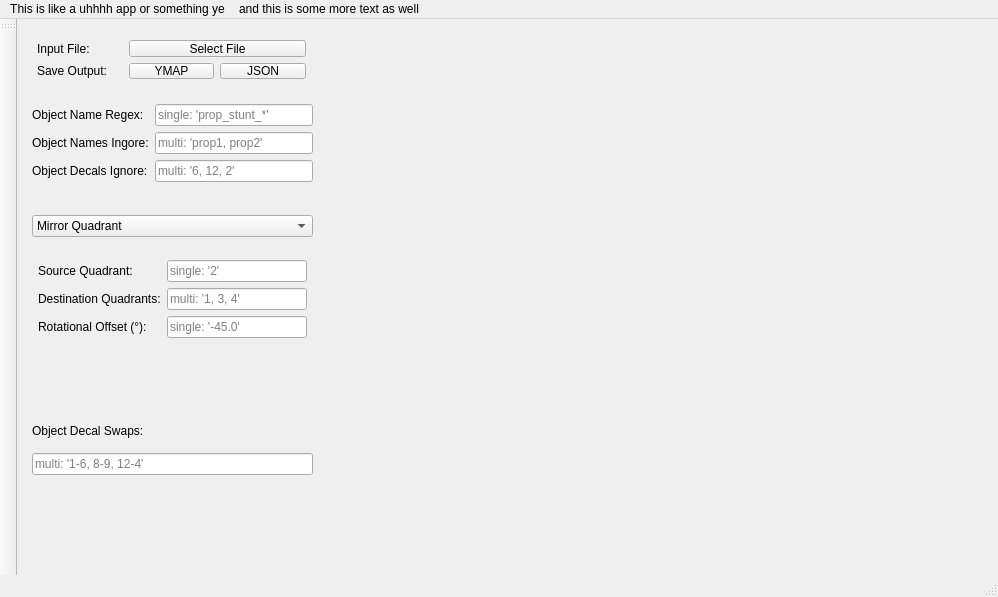
<?xml version="1.0" encoding="UTF-8"?>
<ui version="4.0">
 <class>EasyObjectsClass</class>
 <widget class="QMainWindow" name="EasyObjectsClass">
  <property name="geometry">
   <rect>
    <x>0</x>
    <y>0</y>
    <width>998</width>
    <height>597</height>
   </rect>
  </property>
  <property name="windowTitle">
   <string>EasyObjects</string>
  </property>
  <property name="toolTip">
   <string/>
  </property>
  <property name="inputMethodHints">
   <set>Qt::InputMethodHint::ImhNone</set>
  </property>
  <property name="unifiedTitleAndToolBarOnMac">
   <bool>false</bool>
  </property>
  <widget class="QWidget" name="centralWidget">
   <widget class="QWidget" name="formLayoutWidget">
    <property name="geometry">
     <rect>
      <x>10</x>
      <y>80</y>
      <width>291</width>
      <height>101</height>
     </rect>
    </property>
    <layout class="QFormLayout" name="formLayout">
     <property name="leftMargin">
      <number>5</number>
     </property>
     <property name="topMargin">
      <number>5</number>
     </property>
     <property name="rightMargin">
      <number>5</number>
     </property>
     <property name="bottomMargin">
      <number>5</number>
     </property>
     <item row="0" column="1">
      <widget class="QLineEdit" name="ObjectNameRegex">
       <property name="text">
        <string/>
       </property>
       <property name="placeholderText">
        <string>single: 'prop_stunt_*'</string>
       </property>
      </widget>
     </item>
     <item row="0" column="0">
      <widget class="QLabel" name="ObjectNameRegexLabel">
       <property name="text">
        <string>Object Name Regex:</string>
       </property>
      </widget>
     </item>
     <item row="1" column="0">
      <widget class="QLabel" name="ObjectNamesIgnoreLabel">
       <property name="text">
        <string>Object Names Ingore:</string>
       </property>
      </widget>
     </item>
     <item row="1" column="1">
      <widget class="QLineEdit" name="ObjectNamesIgnore">
       <property name="toolTip">
        <string extracomment="wow"/>
       </property>
       <property name="text">
        <string/>
       </property>
       <property name="placeholderText">
        <string>multi: 'prop1, prop2'</string>
       </property>
      </widget>
     </item>
     <item row="2" column="0">
      <widget class="QLabel" name="ObjectDecalsIgnoreLabel">
       <property name="text">
        <string>Object Decals Ignore:</string>
       </property>
      </widget>
     </item>
     <item row="2" column="1">
      <widget class="QLineEdit" name="ObjectDecalsIgnore">
       <property name="whatsThis">
        <string/>
       </property>
       <property name="text">
        <string/>
       </property>
       <property name="placeholderText">
        <string>multi: '6, 12, 2'</string>
       </property>
      </widget>
     </item>
    </layout>
   </widget>
   <widget class="QWidget" name="horizontalLayoutWidget">
    <property name="geometry">
     <rect>
      <x>10</x>
      <y>190</y>
      <width>291</width>
      <height>34</height>
     </rect>
    </property>
    <layout class="QHBoxLayout" name="horizontalLayout">
     <property name="spacing">
      <number>6</number>
     </property>
     <property name="leftMargin">
      <number>5</number>
     </property>
     <property name="topMargin">
      <number>5</number>
     </property>
     <property name="rightMargin">
      <number>5</number>
     </property>
     <property name="bottomMargin">
      <number>5</number>
     </property>
     <item>
      <widget class="QComboBox" name="ObjectCopyMode">
       <item>
        <property name="text">
         <string>Mirror Quadrant</string>
        </property>
       </item>
       <item>
        <property name="text">
         <string>Mirror Axes</string>
        </property>
       </item>
       <item>
        <property name="text">
         <string>Spin Rotate</string>
        </property>
       </item>
      </widget>
     </item>
    </layout>
   </widget>
   <widget class="QWidget" name="gridLayoutWidget">
    <property name="geometry">
     <rect>
      <x>9</x>
      <y>10</y>
      <width>291</width>
      <height>61</height>
     </rect>
    </property>
    <layout class="QGridLayout" name="gridLayout">
     <item row="0" column="0">
      <widget class="QLabel" name="label_7">
       <property name="text">
        <string>Input File:</string>
       </property>
      </widget>
     </item>
     <item row="1" column="0">
      <widget class="QLabel" name="label_8">
       <property name="text">
        <string>Save Output:</string>
       </property>
      </widget>
     </item>
     <item row="1" column="1">
      <widget class="QPushButton" name="SaveYmap">
       <property name="text">
        <string>YMAP</string>
       </property>
      </widget>
     </item>
     <item row="1" column="2">
      <widget class="QPushButton" name="SaveJson">
       <property name="text">
        <string>JSON</string>
       </property>
      </widget>
     </item>
     <item row="0" column="1" colspan="2">
      <widget class="QPushButton" name="SelectFile">
       <property name="autoFillBackground">
        <bool>false</bool>
       </property>
       <property name="text">
        <string>Select File</string>
       </property>
      </widget>
     </item>
    </layout>
   </widget>
   <widget class="QWidget" name="verticalLayoutWidget_2">
    <property name="geometry">
     <rect>
      <x>309</x>
      <y>9</y>
      <width>561</width>
      <height>531</height>
     </rect>
    </property>
    <layout class="QVBoxLayout" name="verticalLayout_2">
     <item>
      <widget class="QCustomPlot" name="ObjectPlot" native="true"/>
     </item>
    </layout>
   </widget>
   <widget class="QStackedWidget" name="stackedWidget">
    <property name="geometry">
     <rect>
      <x>10</x>
      <y>230</y>
      <width>291</width>
      <height>151</height>
     </rect>
    </property>
    <property name="currentIndex">
     <number>0</number>
    </property>
    <widget class="QWidget" name="page">
     <widget class="QWidget" name="formLayoutWidget_2">
      <property name="geometry">
       <rect>
        <x>0</x>
        <y>0</y>
        <width>291</width>
        <height>151</height>
       </rect>
      </property>
      <layout class="QFormLayout" name="formLayout_2">
       <item row="0" column="1">
        <widget class="QLineEdit" name="SourceQuadrant">
         <property name="text">
          <string/>
         </property>
         <property name="placeholderText">
          <string>single: '2'</string>
         </property>
        </widget>
       </item>
       <item row="0" column="0">
        <widget class="QLabel" name="SourceQuadrantLabel">
         <property name="text">
          <string>Source Quadrant:</string>
         </property>
        </widget>
       </item>
       <item row="1" column="0">
        <widget class="QLabel" name="DestinationQuadrantsLabel">
         <property name="text">
          <string>Destination Quadrants:</string>
         </property>
        </widget>
       </item>
       <item row="1" column="1">
        <widget class="QLineEdit" name="DestinationQuadrants">
         <property name="toolTip">
          <string extracomment="wow"/>
         </property>
         <property name="text">
          <string/>
         </property>
         <property name="placeholderText">
          <string>multi: '1, 3, 4'</string>
         </property>
        </widget>
       </item>
       <item row="2" column="0">
        <widget class="QLabel" name="RotationalOffsetLabel">
         <property name="text">
          <string>Rotational Offset (°):</string>
         </property>
        </widget>
       </item>
       <item row="2" column="1">
        <widget class="QLineEdit" name="RotationalOffset">
         <property name="text">
          <string/>
         </property>
         <property name="placeholderText">
          <string>single: '-45.0'</string>
         </property>
        </widget>
       </item>
      </layout>
     </widget>
    </widget>
    <widget class="QWidget" name="page_2">
     <widget class="QWidget" name="formLayoutWidget_3">
      <property name="geometry">
       <rect>
        <x>0</x>
        <y>0</y>
        <width>291</width>
        <height>151</height>
       </rect>
      </property>
      <layout class="QFormLayout" name="formLayout_3">
       <item row="0" column="1">
        <widget class="QLineEdit" name="MirrorLineAngle">
         <property name="text">
          <string/>
         </property>
         <property name="placeholderText">
          <string>single: '0.0'</string>
         </property>
        </widget>
       </item>
       <item row="0" column="0">
        <widget class="QLabel" name="MirrorLineAngleLabel">
         <property name="text">
          <string>Mirror Line Angle (°):</string>
         </property>
        </widget>
       </item>
       <item row="1" column="0">
        <widget class="QLabel" name="SourceSegmentAngleLabel">
         <property name="text">
          <string>Source Segment Angle (°):</string>
         </property>
        </widget>
       </item>
       <item row="1" column="1">
        <widget class="QLineEdit" name="SourceSegmentAngle">
         <property name="toolTip">
          <string extracomment="wow"/>
         </property>
         <property name="text">
          <string/>
         </property>
         <property name="placeholderText">
          <string>single: '45.0'</string>
         </property>
        </widget>
       </item>
       <item row="2" column="0">
        <widget class="QLabel" name="SourceSegmentSizeLabel">
         <property name="text">
          <string>Source Segment Size (°):</string>
         </property>
        </widget>
       </item>
       <item row="2" column="1">
        <widget class="QLineEdit" name="SourceSegmentSize">
         <property name="text">
          <string/>
         </property>
         <property name="placeholderText">
          <string>single: '90.0'</string>
         </property>
        </widget>
       </item>
      </layout>
     </widget>
    </widget>
    <widget class="QWidget" name="page_3">
     <widget class="QWidget" name="formLayoutWidget_4">
      <property name="geometry">
       <rect>
        <x>0</x>
        <y>0</y>
        <width>291</width>
        <height>151</height>
       </rect>
      </property>
      <layout class="QFormLayout" name="formLayout_4">
       <item row="0" column="0">
        <widget class="QLabel" name="label">
         <property name="text">
          <string>Source Segment Angle (°):</string>
         </property>
        </widget>
       </item>
       <item row="1" column="0">
        <widget class="QLabel" name="DestinationQuadrantsLabel_3">
         <property name="text">
          <string>Source Segment Size (°):</string>
         </property>
        </widget>
       </item>
       <item row="1" column="1">
        <widget class="QLineEdit" name="DestinationQuadrants_3">
         <property name="toolTip">
          <string extracomment="wow"/>
         </property>
         <property name="text">
          <string/>
         </property>
         <property name="placeholderText">
          <string>single: '90.0'</string>
         </property>
        </widget>
       </item>
       <item row="2" column="0">
        <widget class="QLabel" name="RotationalOffsetLabel_3">
         <property name="text">
          <string>Rotational Offset (°):</string>
         </property>
        </widget>
       </item>
       <item row="2" column="1">
        <widget class="QLineEdit" name="RotationalOffset_3">
         <property name="text">
          <string/>
         </property>
         <property name="placeholderText">
          <string>single: '-45.0'</string>
         </property>
        </widget>
       </item>
       <item row="0" column="1">
        <widget class="QLineEdit" name="DestinationQuadrants_4">
         <property name="toolTip">
          <string extracomment="wow"/>
         </property>
         <property name="text">
          <string/>
         </property>
         <property name="placeholderText">
          <string>single: '45.0'</string>
         </property>
        </widget>
       </item>
      </layout>
     </widget>
    </widget>
   </widget>
   <widget class="QWidget" name="verticalLayoutWidget">
    <property name="geometry">
     <rect>
      <x>10</x>
      <y>390</y>
      <width>291</width>
      <height>71</height>
     </rect>
    </property>
    <layout class="QVBoxLayout" name="verticalLayout">
     <property name="leftMargin">
      <number>5</number>
     </property>
     <property name="topMargin">
      <number>5</number>
     </property>
     <property name="rightMargin">
      <number>5</number>
     </property>
     <property name="bottomMargin">
      <number>5</number>
     </property>
     <item>
      <widget class="QLabel" name="ObjectDecalSwapsLabel">
       <property name="text">
        <string>Object Decal Swaps:</string>
       </property>
      </widget>
     </item>
     <item>
      <widget class="QLineEdit" name="ObjectDecalSwaps">
       <property name="text">
        <string/>
       </property>
       <property name="placeholderText">
        <string>multi: '1-6, 8-9, 12-4'</string>
       </property>
      </widget>
     </item>
    </layout>
   </widget>
  </widget>
  <widget class="QMenuBar" name="menuBar">
   <property name="geometry">
    <rect>
     <x>0</x>
     <y>0</y>
     <width>998</width>
     <height>21</height>
    </rect>
   </property>
   <widget class="QMenu" name="menuThis_is_like_a_uhhhh_app_or_something_ye">
    <property name="title">
     <string>This is like a uhhhh app or something ye</string>
    </property>
   </widget>
   <widget class="QMenu" name="menuand_this_is_some_more_text_as_well">
    <property name="title">
     <string>and this is some more text as well</string>
    </property>
   </widget>
   <addaction name="menuThis_is_like_a_uhhhh_app_or_something_ye"/>
   <addaction name="menuand_this_is_some_more_text_as_well"/>
  </widget>
  <widget class="QToolBar" name="mainToolBar">
   <attribute name="toolBarArea">
    <enum>LeftToolBarArea</enum>
   </attribute>
   <attribute name="toolBarBreak">
    <bool>false</bool>
   </attribute>
  </widget>
  <widget class="QStatusBar" name="statusBar"/>
 </widget>
 <layoutdefault spacing="6" margin="11"/>
 <customwidgets>
  <customwidget>
   <class>QCustomPlot</class>
   <extends>QWidget</extends>
   <header>qcustomplot.h</header>
   <container>1</container>
  </customwidget>
 </customwidgets>
 <resources>
  <include location="EasyObjects.qrc"/>
 </resources>
 <connections>
  <connection>
   <sender>ObjectCopyMode</sender>
   <signal>currentIndexChanged(int)</signal>
   <receiver>stackedWidget</receiver>
   <slot>setCurrentIndex(int)</slot>
   <hints>
    <hint type="sourcelabel">
     <x>166</x>
     <y>229</y>
    </hint>
    <hint type="destinationlabel">
     <x>312</x>
     <y>255</y>
    </hint>
   </hints>
  </connection>
 </connections>
 <slots>
  <slot>on_SelectFile_clicked()</slot>
 </slots>
</ui>
